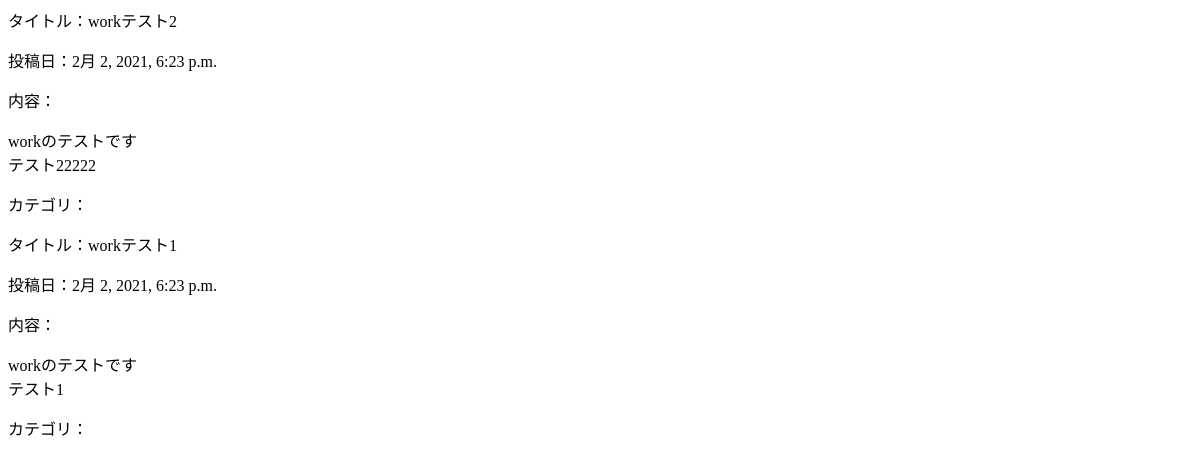
The page /worklist/ on the database as committed earlier.
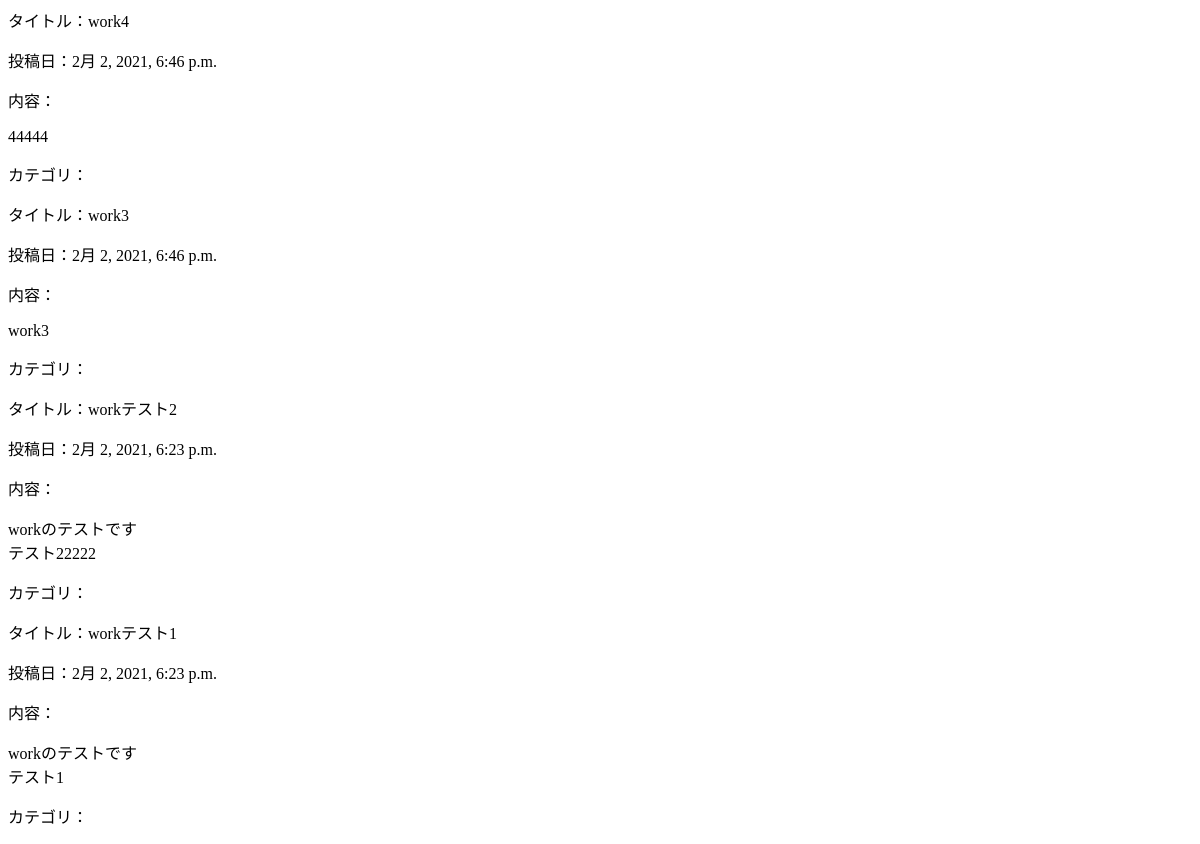
The same page on the database as committed later.
### blog/models.py (models this page shows, shortened)
class PostWorkModel(models.Model):
    title = models.CharField(max_length=200)
    content = models.TextField()
    created_at = models.DateTimeField(auto_now_add=True)

### blog/views.py (the view)
# urls.py: path('worklist/', WorkView.as_view(), name='worklist'),
class WorkView(ListView):
    template_name = 'worklist.html'
    queryset = PostWorkModel.objects.order_by('-created_at')

### templates/worklist.html
{% for item in object_list %}
    <p>タイトル：{{ item.title }}</p>
    <p>投稿日：{{ item.created_at }}</p>
    <p>内容：{{ item.content | linebreaks }}</p>
    <p>カテゴリ：{{ item.category.name }}</p>
{% endfor %}

Rows that differ between the two databases and show on the page:
added PostWorkModel: title "work4", created_at "2月 2, 2021, 6:46 p.m.", content "44444"
added PostWorkModel: title "work3", created_at "2月 2, 2021, 6:46 p.m.", content "work3"
